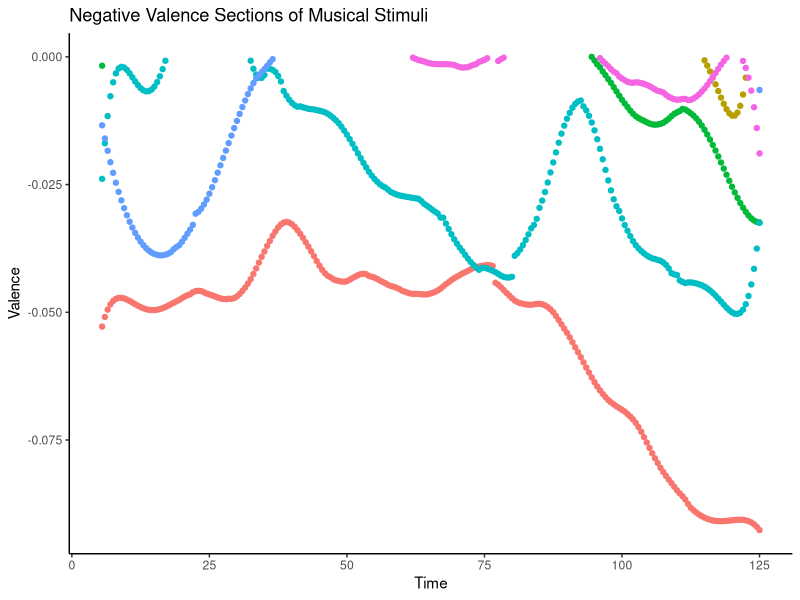
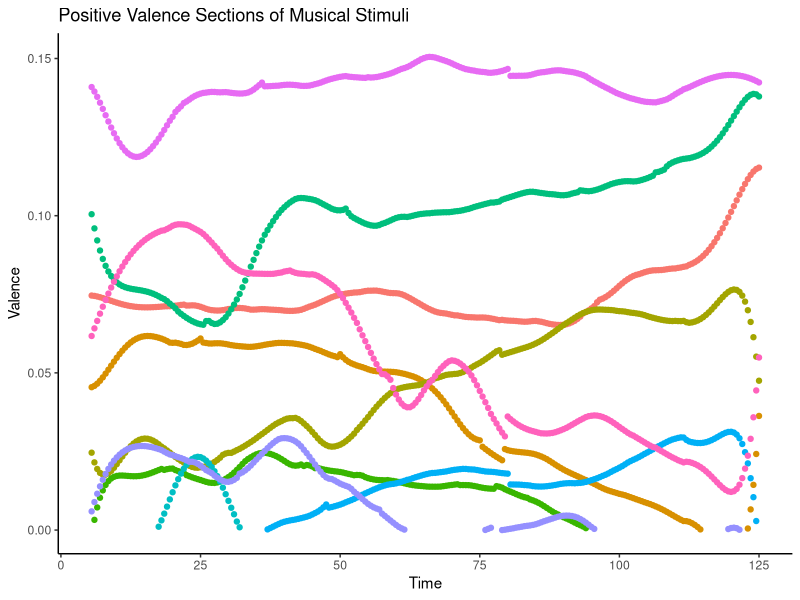
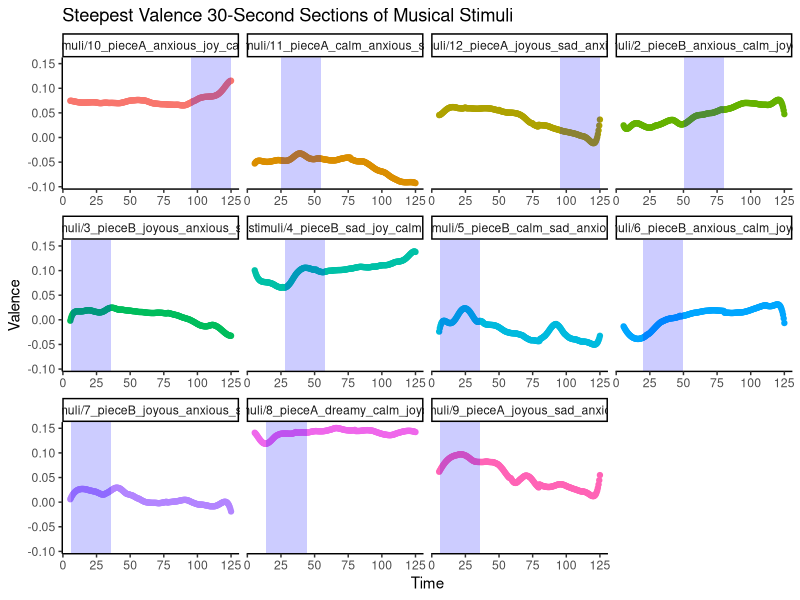

Reproduce these figures in R, in order. (Note: this script raises an error after producing the figures.)
## ---- chunk 1
knitr::opts_chunk$set(echo = TRUE)
## ---- chunk 2
library(tidyverse)
library(forcats)
install.packages("zoo")
library(zoo)
## ---- chunk 3
data <- read.csv("../stimuli/sachs/SourceData_1.csv")

data[,3] <- data[,3] + 5

neg_portions <- data %>%
  subset(valence_filt < 0) %>%
  select(c("song", "song.1", "second", "valence_filt"))

ggplot(data=neg_portions,
       aes(x = second, y = valence_filt)) +
theme_classic() +
  geom_point(aes(color = song)) +
  labs(title = "Negative Valence Sections of Musical Stimuli", x = "Time", y = "Valence") +
  theme(legend.position = "none") #uncomment this for a clearer timing est

pos_portions <- data %>%
  subset(valence_filt > 0) %>%
  select(c("song", "song.1", "second", "valence_filt"))

ggplot(data=pos_portions,
       aes(x = second, y = valence_filt)) +
theme_classic() +
  labs(title = "Positive Valence Sections of Musical Stimuli", x = "Time", y = "Valence") +
  geom_point(aes(color = song)) +
  theme(legend.position = "none") #uncomment this for a clearer timing est

## ---- chunk 4

slope_data <- data %>%
  arrange(song, second) %>%
  group_by(song) %>%
  mutate(slope = (valence_filt - lag(valence_filt)) / (second - lag(second))) %>%
  filter(!is.na(slope))

steepest_window <- slope_data %>%
  group_by(song) %>%
  mutate(rolling_sum = rollapply(slope, width = 30, sum, fill = NA, align = "left")) %>%
  filter(rolling_sum == max(rolling_sum, na.rm = TRUE)) %>%
  mutate(start_time = ifelse(second + 30 > 125, 125 - 30, second),  # Adjust start time if end time exceeds 125
         end_time = start_time + 30)

steepest_sections <- ggplot(data = data, aes(x = second, y = valence_filt, color = song)) +
  theme_classic() +
  labs(title = "Steepest Valence 30-Second Sections of Musical Stimuli", x = "Time", y = "Valence") +
  geom_point(aes(color = song)) +
  geom_rect(data = steepest_window, aes(xmin = start_time, xmax = end_time, ymin = -Inf, ymax = Inf), fill = "blue", alpha = 0.2, inherit.aes = FALSE) +
  facet_wrap(~ song, scales = "free_x") +
  theme(legend.position = "none")

ggsave("../results/rating-task/Steepest Valence Sections of All Stims.png", steepest_sections, width = 20, height = 16)

## ---- chunk 5
# Read stimulus tracking data
stimulus_tracking <- read.csv("../stimuli/sachs/stims/cropped_stims/Stimulus Tracking.csv")

# Function to process data and generate plots
process_data <- function(portions, tracking_indices, title) {
  stimulus_tracking_sub <- stimulus_tracking[tracking_indices, ]
  
  # Ensure the time columns are in the correct format
  portions$Time <- as.POSIXct(portions$second, format = "%Y-%m-%d %H:%M:%OS")
  stimulus_tracking_sub$start.time <- as.POSIXct(stimulus_tracking_sub$start.time, format = "%Y-%m-%d %H:%M:%OS")
  stimulus_tracking_sub$end.time <- as.POSIXct(stimulus_tracking_sub$end.time, format = "%Y-%m-%d %H:%M:%OS")

  # Filter and normalize time
  extracted_sections <- lapply(1:nrow(stimulus_tracking_sub), function(i) {
    filtered_data <- portions %>%
      filter(second >= stimulus_tracking_sub$start.time[i] & 
             second <= stimulus_tracking_sub$end.time[i] &
             song == stimulus_tracking_sub$original.song[i]) %>%
      mutate(Time = as.numeric(difftime(Time, stimulus_tracking_sub$start.time[i], units = "secs")),
             SectionID = paste("Section", i))
  }) %>% bind_rows() %>% mutate(SectionID = factor(SectionID, levels = paste("Section", 1:nrow(stimulus_tracking_sub))))
  
  # File name setup
  file_name <- paste0(gsub(" ", "_", title), ".pdf")

  # Open PDF file
  pdf(file_name, width = 10, height = 8)

  # Create Valence Plot
  valence_plot <- ggplot(extracted_sections, aes(x = Time, y = valence_filt, group = SectionID, color = SectionID)) +
    geom_line() +
    labs(title = paste("Valence Trajectories of", title, "Musical Stimuli"), x = "Time", y = "Valence") +
    theme_classic() +
    theme(plot.title = element_text(size = 14, hjust = 0.5),
          axis.title = element_text(size = 12),
          legend.position = "top",
          legend.title = element_text(size = 10),
          legend.text = element_text(size = 8))

  # Create Arousal Plot
  arousal_plot <- ggplot(extracted_sections, aes(x = Time, y = arousal_filt, group = SectionID, color = SectionID)) +
    geom_line() +
    labs(title = paste("Arousal Trajectories of", title, "Musical Stimuli"), x = "Time", y = "Arousal") +
    theme_classic() +
    theme(plot.title = element_text(size = 14, hjust = 0.5),
          axis.title = element_text(size = 12),
          legend.position = "top",
          legend.title = element_text(size = 10),
          legend.text = element_text(size = 8))
  
  # print plots
  print(valence_plot)
  print(arousal_plot)
  
  dev.off()
}

# Apply function to different data subsets
process_data(neg_neg_portions, 1:13, "Negative Valence Negative Arousal")
process_data(neg_pos_portions, 17:30, "Negative Valence Positive Arousal")
process_data(pos_neg_portions, 54:69, "Positive Valence Negative Arousal")
process_data(pos_pos_portions, 34:50, "Positive Valence Positive Arousal")
## ---- chunk 6
# Read stimulus tracking data
stimulus_tracking <- read.csv("../stimuli/sachs/cropped_stims/Stimulus Tracking.csv")

# Function to process data, generate plots, and save to PDF
process_data <- function(portions, tracking_indices, title) {
  stimulus_tracking_sub <- stimulus_tracking[tracking_indices, ]
  
  # Ensure the time columns are in the correct format
  portions$Time <- as.POSIXct(portions$second, format = "%Y-%m-%d %H:%M:%OS")
  stimulus_tracking_sub$start.time <- as.POSIXct(stimulus_tracking_sub$start.time, format = "%Y-%m-%d %H:%M:%OS")
  stimulus_tracking_sub$end.time <- as.POSIXct(stimulus_tracking_sub$end.time, format = "%Y-%m-%d %H:%M:%OS")

  # Filter for start and end points, and extract the required values
  extracted_sections <- lapply(1:nrow(stimulus_tracking_sub), function(i) {
    start_data <- portions %>%
      filter(second == stimulus_tracking_sub$start.time[i] & song == stimulus_tracking_sub$original.song[i])
    end_data <- portions %>%
      filter(second == stimulus_tracking_sub$end.time[i] & song == stimulus_tracking_sub$original.song[i])
    
    rbind(
      data.frame(
        Valence = start_data$valence_filt,
        Arousal = start_data$arousal_filt,
        Type = "Start",
        SectionID = paste("Section", i)
      ),
      data.frame(
        Valence = end_data$valence_filt,
        Arousal = end_data$arousal_filt,
        Type = "End",
        SectionID = paste("Section", i)
      )
    )
  }) %>% bind_rows() %>% mutate(SectionID = factor(SectionID, levels = paste("Section", 1:nrow(stimulus_tracking_sub))))

  # File name setup
  file_name <- paste0(gsub(" ", "_", title), ".pdf")

  # Open PDF file
  pdf(file_name, width = 9, height = 9)

  # Create plot for Valence vs. Arousal
  combined_plot <- ggplot(extracted_sections, aes(x = Valence, y = Arousal, group = SectionID, color = SectionID)) +
    geom_point(aes(shape = Type)) +  # Distinguish start and end points with shapes
    geom_line() +  # Connect start and end points
    labs(title = paste("Valence vs. Arousal -", title),
         x = "Valence",
         y = "Arousal") +
    theme_classic() +
    scale_shape_manual(values = c("Start" = 16, "End" = 15)) + # Using different shapes for start and end
    theme(plot.title = element_text(size = 14, hjust = 0.5),
          axis.title = element_text(size = 12),
          legend.position = "top",
          legend.title = element_text(size = 10),
          legend.text = element_text(size = 8))

  # Print plots to PDF
  print(combined_plot)

  # Close the PDF device
  dev.off()
}

# Apply function to different data subsets
process_data(neg_neg_portions, 1:13, "Negative Valence Negative Arousal")
process_data(neg_pos_portions, 17:30, "Negative Valence Positive Arousal")
process_data(pos_neg_portions, 54:69, "Positive Valence Negative Arousal")
process_data(pos_pos_portions, 34:50, "Positive Valence Positive Arousal")
## ---- chunk 7
# Read stimulus tracking data
stimulus_tracking <- read.csv("../stimuli/sachs/cropped_stims/Stimulus Tracking 5_16_24.csv")

# Function to process data, generate plots, and save to PDF
process_data <- function(portions, tracking_indices, title) {
  stimulus_tracking_sub <- stimulus_tracking[tracking_indices, ]
  
  # Ensure the time columns are in the correct format
  portions$Time <- as.POSIXct(portions$second, format = "%Y-%m-%d %H:%M:%OS")
  stimulus_tracking_sub$start.time <- as.POSIXct(stimulus_tracking_sub$start.time, format = "%Y-%m-%d %H:%M:%OS")
  stimulus_tracking_sub$end.time <- as.POSIXct(stimulus_tracking_sub$end.time, format = "%Y-%m-%d %H:%M:%OS")

  # Filter for start and end points, and extract the required values
  extracted_sections <- lapply(1:nrow(stimulus_tracking_sub), function(i) {
    start_data <- portions %>%
      filter(second == stimulus_tracking_sub$start.time[i] & song == stimulus_tracking_sub$original.song[i])
    end_data <- portions %>%
      filter(second == stimulus_tracking_sub$end.time[i] & song == stimulus_tracking_sub$original.song[i])
    
    rbind(
      data.frame(
        Valence = start_data$valence_filt,
        Arousal = start_data$arousal_filt,
        Type = "Start",
        SectionID = paste("Section", i)
      ),
      data.frame(
        Valence = end_data$valence_filt,
        Arousal = end_data$arousal_filt,
        Type = "End",
        SectionID = paste("Section", i)
      )
    )
  }) %>% bind_rows() %>% mutate(SectionID = factor(SectionID, levels = paste("Section", 1:nrow(stimulus_tracking_sub))))

  # File name setup
  file_name <- paste0(gsub(" ", "_", title), ".pdf")

  # Open PDF file
  pdf(file_name, width = 9, height = 9)

  # Create plot for Valence vs. Arousal
  combined_plot <- ggplot(extracted_sections, aes(x = Valence, y = Arousal, group = SectionID, color = SectionID)) +
    geom_point(aes(shape = Type)) +  # Distinguish start and end points with shapes
    geom_line() +  # Connect start and end points
    labs(title = paste("Valence vs. Arousal -", title),
         x = "Valence",
         y = "Arousal") +
    theme_classic() +
    scale_shape_manual(values = c("Start" = 16, "End" = 15)) + # Using different shapes for start and end
    theme(plot.title = element_text(size = 14, hjust = 0.5),
          axis.title = element_text(size = 12),
          legend.position = "top",
          legend.title = element_text(size = 10),
          legend.text = element_text(size = 8))

  # Print plots to PDF
  print(combined_plot)

  # Close the PDF device
  dev.off()
}

# Apply function to different data subsets
process_data(neg_neg_portions, 1:13, "Negative Valence Negative Arousal 5_16_24")
process_data(neg_pos_portions, 17:30, "Negative Valence Positive Arousal 5_16_24")
process_data(pos_neg_portions, 54:69, "Positive Valence Negative Arousal 5_16_24")
process_data(pos_pos_portions, 34:50, "Positive Valence Positive Arousal 5_16_24")

## ---- chunk 8
stimulus_tracking <- read.csv("../stimuli/sachs/cropped_stims/Stimulus Tracking 6_10_24.csv")

process_data(neg_neg_portions, 1:5, "Negative Valence Negative Arousal 6_10_24")
process_data(neg_pos_portions, 9:13, "Negative Valence Positive Arousal 6_10_24")
process_data(pos_neg_portions, 22:27, "Positive Valence Negative Arousal 6_10_24")
process_data(pos_pos_portions, 17:20, "Positive Valence Positive Arousal 6_10_24")
